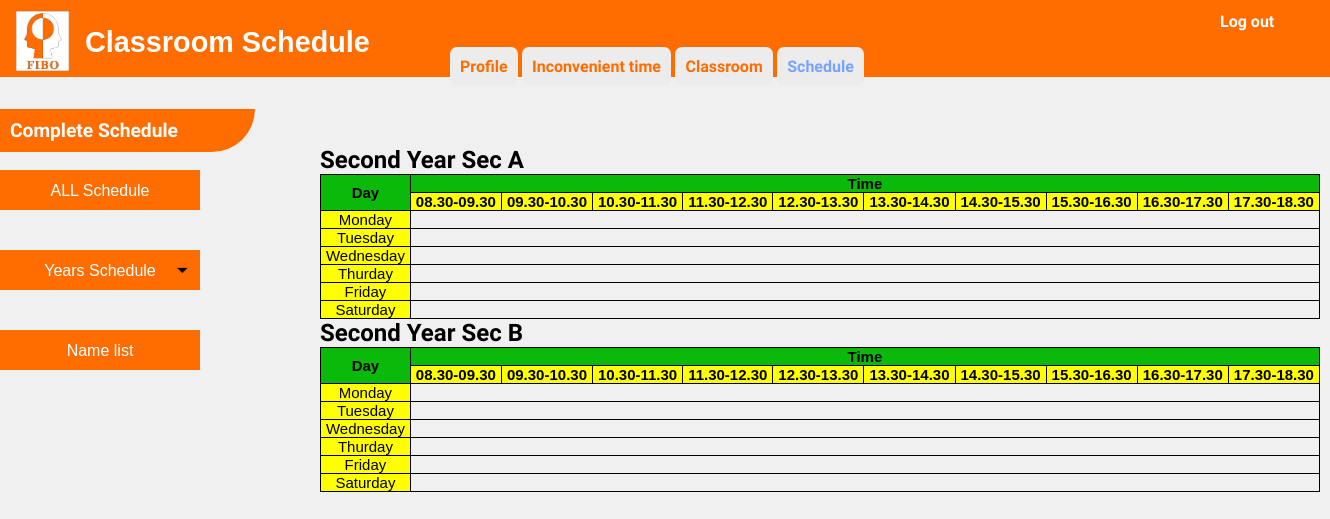
/user4-b2.php, run on an earlier commit of the app's database.
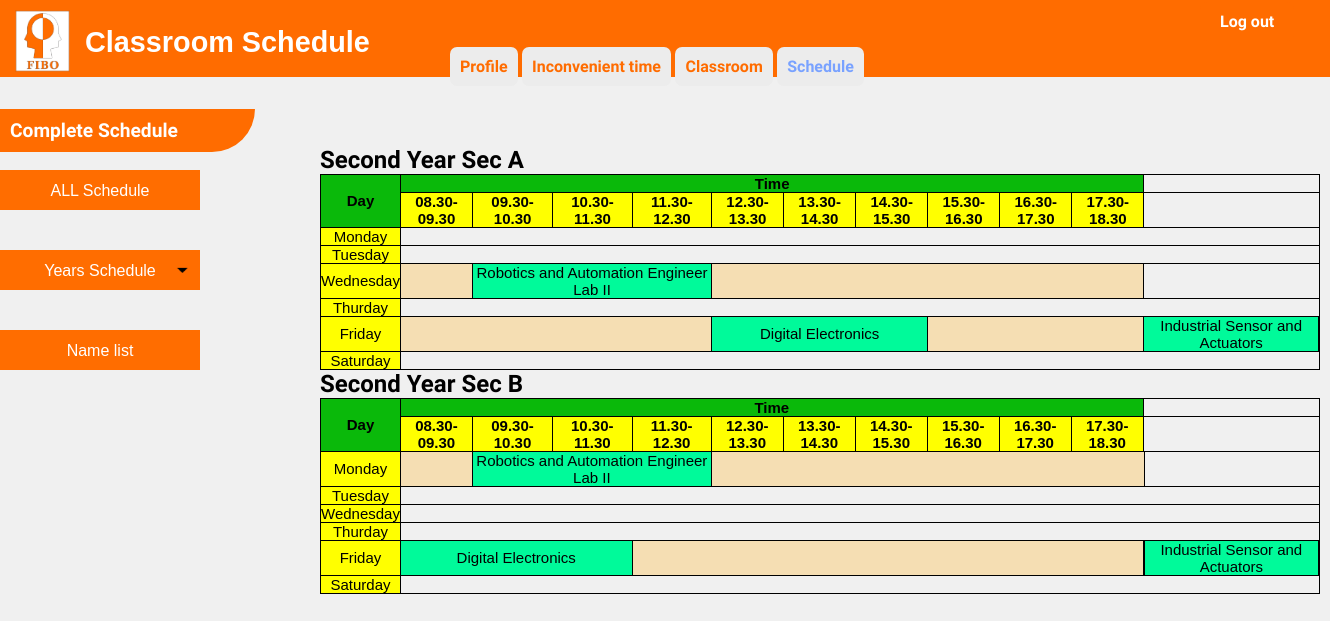
And on a later commit of the database.
### tables this page shows
CREATE TABLE `table_subject_description_output` (
  `No` int(100) NOT NULL,
  `subject_level` varchar(100) NOT NULL,
  `subject_code` varchar(100) NOT NULL,
  `subject_name` varchar(100) NOT NULL,
  `subject_hour_per_week` varchar(100) NOT NULL,
  `subject_hour_per_day` varchar(100) NOT NULL,
  `subject_sec` varchar(100) NOT NULL,
  `Day` varchar(100) NOT NULL,
  `start_time` varchar(100) NOT NULL
);

### user4-b2.php (the view, shortened to what the changed rows need)
<?php
      require 'dbconfig/config.php';
?>
<!DOCTYPE html>
<html lang="en">
  <head>
    <link rel="stylesheet" type="text/css" href="css/user4-1.css">
    <link rel="stylesheet" type="text/css" href="css/user4-2.css">
  </head>
  <body >
        <div  style="margin-top: -300px; margin-left: 320px" class="show">
        <h1>Second Year Sec A</h1>
            <table>
            <tr class="head">
                <th rowspan="2">
                    Day
                </th>
                <th colspan="10">
                    Time
                </th>
            </tr>
            <tr  class="head-time">
                <th>
                    08.30-09.30
                </th>
                <th>
                    09.30-10.30
                </th>
                <th>
                    10.30-11.30
                </th>
                <th>
                    11.30-12.30
                </th>
                <th>
                    12.30-13.30
                </th>
                <th>
                    13.30-14.30
                </th>
                <th>
                    14.30-15.30
                </th>
                <th>
                    15.30-16.30
                </th>
                <th>
                    16.30-17.30
                </th>
                <th>
                    17.30-18.30
                </th>
            </tr>
            <tr>
                <td style="background-color: yellow">
                    Wednesday
                </td>
                <?php
                    $sql = "SELECT * FROM table_subject_description_output";
                    $smyData = mysqli_query($con, $sql);
                    while($row = mysqli_fetch_array($smyData)) {
                        $hour = (int)$row['subject_hour_per_day'];
                        $time = (int)$row['start_time'];
                        if($row['subject_level'] == "2" ) {
                            if($row['subject_sec'] == "A") {
                                if($row['Day'] == "2"){
                                    if($time > 0 && $time < 99) {
                                        echo "<td style='background-color: wheat;' colspan='$time'></td>";
                                        echo "<td style='background-color: #00FA9A' colspan='$hour'>" . $row['subject_name'] . "</td>";
                                        echo "<td style='background-color: wheat;' colspan='10-$time'></td>";
                                    }
                                }
                            }
                        }
                    }
                ?>
            </tr>
            <tr>
                <td style="background-color: yellow">
                    Friday
                </td>
                <?php
                    $sql = "SELECT * FROM table_subject_description_output";
                    $smyData = mysqli_query($con, $sql);
                    while($row = mysqli_fetch_array($smyData)) {
                        $hour = (int)$row['subject_hour_per_day'];
                        $time = (int)$row['start_time'];
                        if($row['subject_level'] == "2" ) {
                            if($row['subject_sec'] == "A") {
                                if($row['Day'] == "4"){
                                    if($time > 0 && $time < 99) {
                                        echo "<td style='background-color: wheat;' colspan='$time'></td>";
                                        echo "<td style='background-color: #00FA9A' colspan='$hour'>" . $row['subject_name'] . "</td>";
                                        echo "<td style='background-color: wheat;' colspan='10-$time'></td>";
                                    }
                                    else if($time == 0) {
                                        echo "<td style='background-color: #00FA9A' colspan='$hour'>" . $row['subject_name'] . "</td>";
                                    }
                                    else if($time == 99) {
                                        echo "<td style='background-color: wheat;' colspan='10'></td>";
                                    }
                                }
                            }
                        }
                    }
                ?>
            </tr>
            </table>
            <h1>Second Year Sec B</h1>
            <table>
            <tr class="head">
                <th rowspan="2">
                    Day
                </th>
                <th colspan="10">
                    Time
                </th>
            </tr>
            <tr  class="head-time">
                <th>
                    08.30-09.30
                </th>
                <th>
                    09.30-10.30
                </th>
                <th>
                    10.30-11.30
                </th>
                <th>
                    11.30-12.30
                </th>
                <th>
                    12.30-13.30
                </th>
                <th>
                    13.30-14.30
                </th>
                <th>
                    14.30-15.30
                </th>
                <th>
                    15.30-16.30
                </th>
                <th>
                    16.30-17.30
                </th>
                <th>
                    17.30-18.30
                </th>
            </tr>
            <tr>
                <td style="background-color: yellow">
                    Monday
                </td>
                <?php
                    $sql = "SELECT * FROM table_subject_description_output";
                    $smyData = mysqli_query($con, $sql);
                    while($row = mysqli_fetch_array($smyData)) {
                        $hour = (int)$row['subject_hour_per_day'];
                        $time = (int)$row['start_time'];
                        if($row['subject_level'] == "2" ) {
                            if($row['subject_sec'] == "B") {
                                if($row['Day'] == "0"){
                                    if($time > 0 && $time < 99) {
                                        echo "<td style='background-color: wheat;' colspan='$time'></td>";
                                        echo "<td style='background-color: #00FA9A' colspan='$hour'>" . $row['subject_name'] . "</td>";
                                        echo "<td style='background-color: wheat;' colspan='10-$time'></td>";
                                    }
                                }
                            }
                        }
                    }
                ?>
            </tr>
            <tr>
                <td style="background-color: yellow">
                    Friday
                </td>
                <?php
                    $sql = "SELECT * FROM table_subject_description_output";
                    $smyData = mysqli_query($con, $sql);
                    while($row = mysqli_fetch_array($smyData)) {
                        $hour = (int)$row['subject_hour_per_day'];
                        $time = (int)$row['start_time'];
                        if($row['subject_level'] == "2" ) {
                            if($row['subject_sec'] == "B") {
                                if($row['Day'] == "4"){
                                    if($time > 0 && $time < 99) {
                                        echo "<td style='background-color: #00FA9A' colspan='$hour'>" . $row['subject_name'] . "</td>";
                                    }
                                    else if($time == 0) {
                                        echo "<td style='background-color: #00FA9A' colspan='$hour'>" . $row['subject_name'] . "</td>";
                                        echo "<td style='background-color: wheat;' colspan='10-$time'></td>";
                                    }
                                    else if($time == 99) {
                                        echo "<td style='background-color: wheat;' colspan='10'></td>";
                                    }
                                }
                            }
                        }
                    }
                ?>
            </tr>
            </table>
  </body>
</html>

What changed in the data, as far as the page shows it:
added table_subject_description_output: subject_name "Robotics and Automation Engineer Lab II", shown under "Second Year Sec A"
now on this page (row edited): table_subject_description_output: subject_name "Digital Electronics"
now on this page (row edited): table_subject_description_output: subject_name "Industrial Sensor and Actuators"
added table_subject_description_output: subject_name "Robotics and Automation Engineer Lab II", shown under "Second Year Sec B"
now on this page (row edited): table_subject_description_output: subject_name "Digital Electronics"
now on this page (row edited): table_subject_description_output: subject_name "Industrial Sensor and Actuators"
